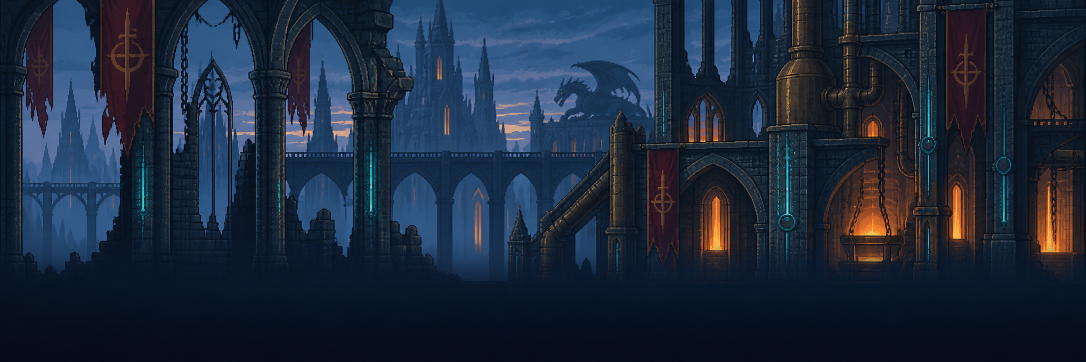
#> input picture art/environments/foundry/source/foundry-v001.png, 2172 x 724 px (shown at 1/2 size)
$ python prepare_foundry_backdrop.py
#> lines starting #> are read from the running program, lines starting #| are printed output that depends on the picture
"""Rebuild the foundry background with nearest-neighbor sampling; requires Pillow."""
from pathlib import Path
from PIL import Image


def build():
    art = Path(__file__).resolve().parent.parent / "art/environments/foundry"
    output = art / "processed/foundry-v001.png"
    output.parent.mkdir(exist_ok=True)
    with Image.open(art / "source/foundry-v001.png") as source:
#> source is the input picture: PIL image 2172x724 RGB; mean R, G, B 28.5, 41.4, 60.1
        source.resize((900, 300), Image.Resampling.NEAREST).save(output)
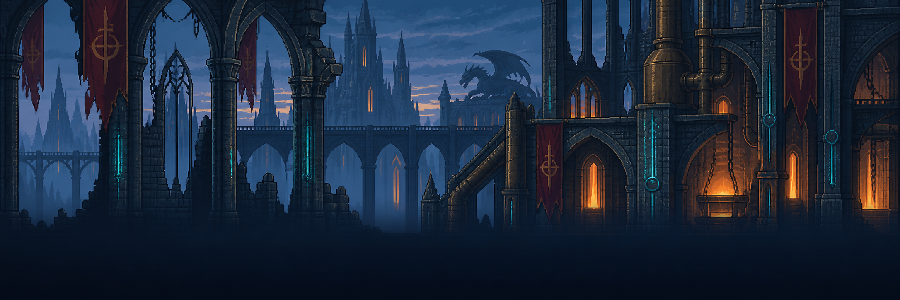
#> saved as foundry-v001.png: PIL image 900x300 RGB; mean R, G, B 28.5, 41.3, 60
    print(output)


if __name__ == "__main__":
    build()
